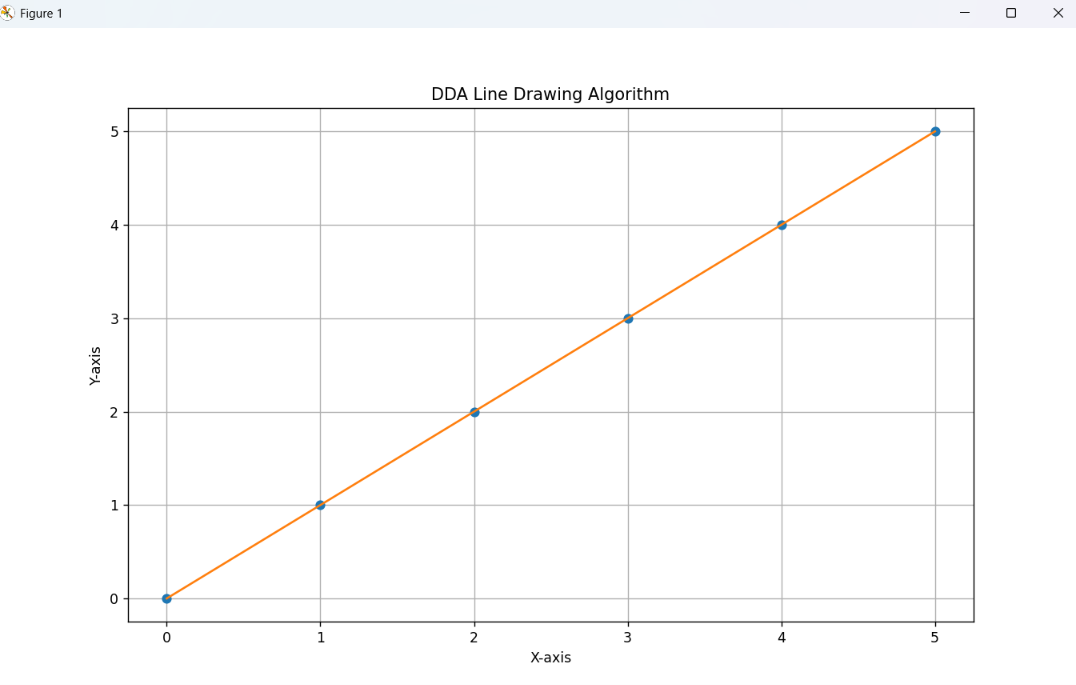

This chart was generated by the following Python code:
import matplotlib.pyplot as plt

# Input points
x1 = int(input("Enter x1: "))
y1 = int(input("Enter y1: "))
x2 = int(input("Enter x2: "))
y2 = int(input("Enter y2: "))

# Calculate dx and dy
dx = x2 - x1
dy = y2 - y1

# Calculate steps
steps = max(abs(dx), abs(dy))

# Calculate increments
x_inc = dx / steps
y_inc = dy / steps

# Starting point
x = x1
y = y1

# Store points
x_points = []
y_points = []

# DDA Algorithm
for i in range(steps + 1):
    x_points.append(round(x))
    y_points.append(round(y))

    x = x + x_inc
    y = y + y_inc

# Draw line
plt.plot(x_points, y_points, 'o')
plt.plot(x_points, y_points)

plt.xlabel("X-axis")
plt.ylabel("Y-axis")
plt.title("DDA Line Drawing Algorithm")
plt.grid()
plt.show()
